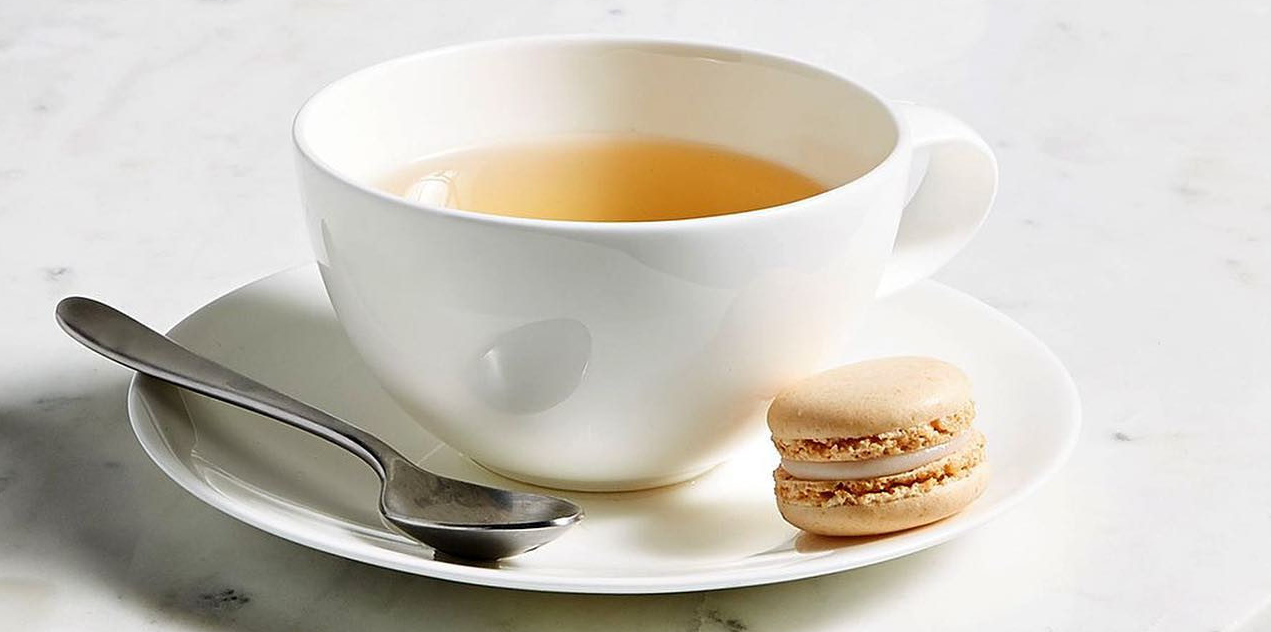
#> input picture images/coffee_cup.png, 1271 x 632 px, found by its file name
$ jupyter execute coloraugmentation.ipynb
#> lines starting #> are read from the running program, lines starting #| are printed output that depends on the picture
[cell 1]
import cv2
import numpy as np

# Read image
coffee_cup = cv2.imread('coffee_cup.png')
#> coffee_cup is the input picture: shape (632, 1271, 3); mean B, G, R 188.6, 198.5, 203.6

# Convert to HSV color space
hsv_image = cv2.cvtColor(coffee_cup, cv2.COLOR_BGR2HSV)
#> hsv_image: shape (632, 1271, 3); mean H, S, V 28.1, 23.8, 203.9

# Adjust hue and saturation
hsv_image[:, :, 0] = np.clip(hsv_image[:, :, 0] + np.random.randint(-20, 20), 0, 179)
#> hsv_image: shape (632, 1271, 3); mean H, S, V 14.8, 23.8, 203.9
hsv_image[:, :, 1] = np.clip(hsv_image[:, :, 1] + np.random.randint(-30, 30), 0, 255)
#> hsv_image: shape (632, 1271, 3); mean H, S, V 14.8, 13, 203.9

# Convert back to BGR
augmented_image = cv2.cvtColor(hsv_image, cv2.COLOR_HSV2BGR)
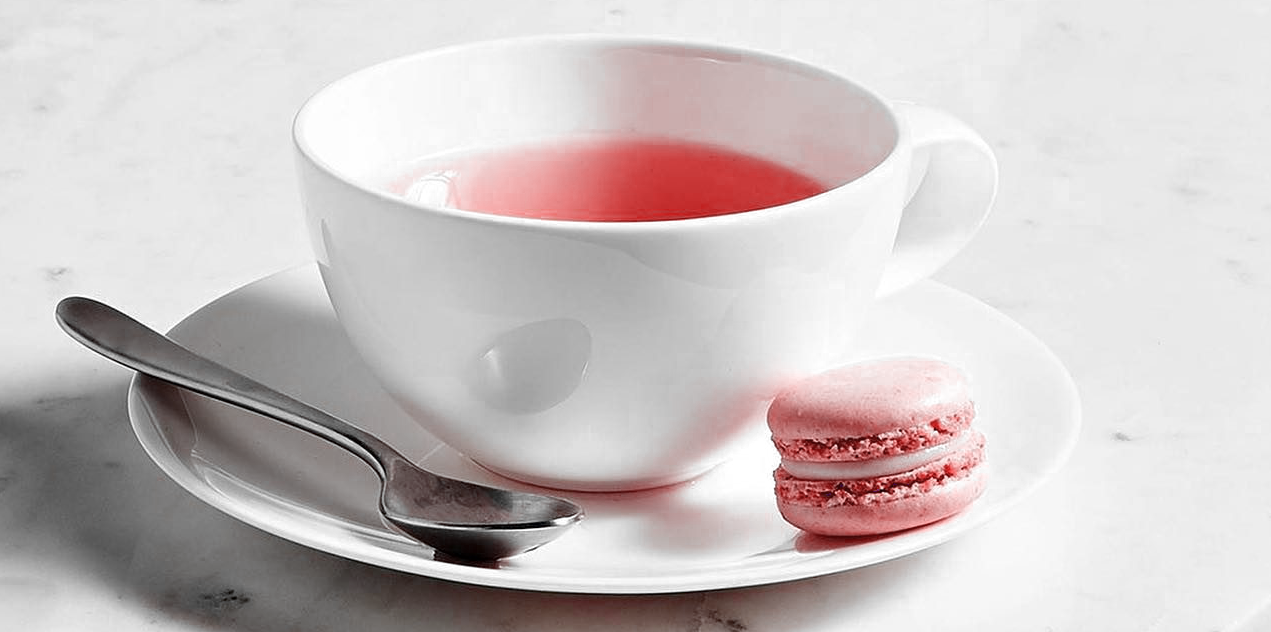
#> augmented_image: shape (632, 1271, 3); mean B, G, R 195.6, 195.9, 203.9

# Display augmented image
cv2.imshow('Augmented Image', augmented_image)


$ run again, with images/Cat.jpg saved as images/coffee_cup.png
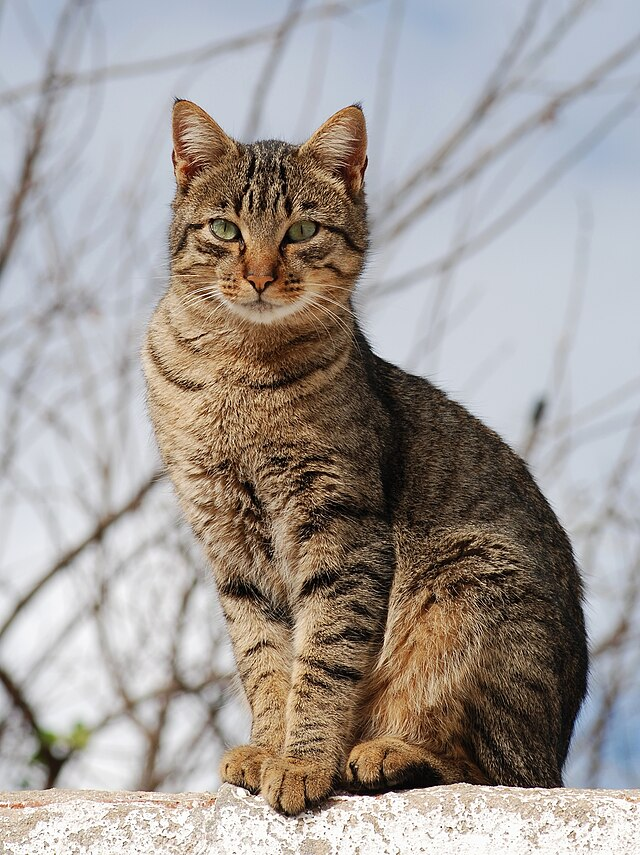
#> input picture images/Cat.jpg, 640 x 855 px, found by its file name
#> coffee_cup is the input picture: shape (855, 640, 3); mean B, G, R 150.4, 154.8, 161.7
#> `augmented_image = cv2.cvtColor(hsv_image, cv2.COLOR_HSV2BGR)`:
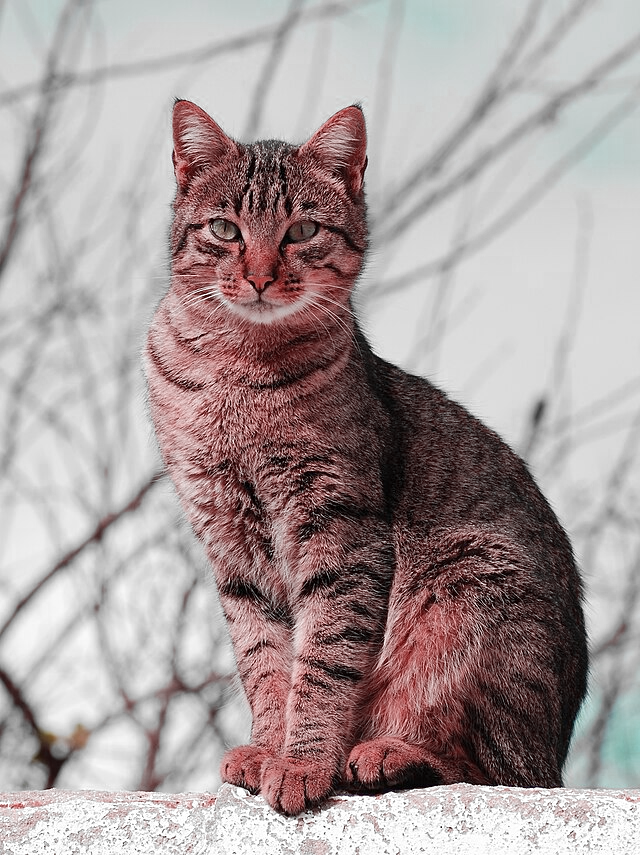
#> augmented_image: shape (855, 640, 3); mean B, G, R 155.9, 156, 168.3
